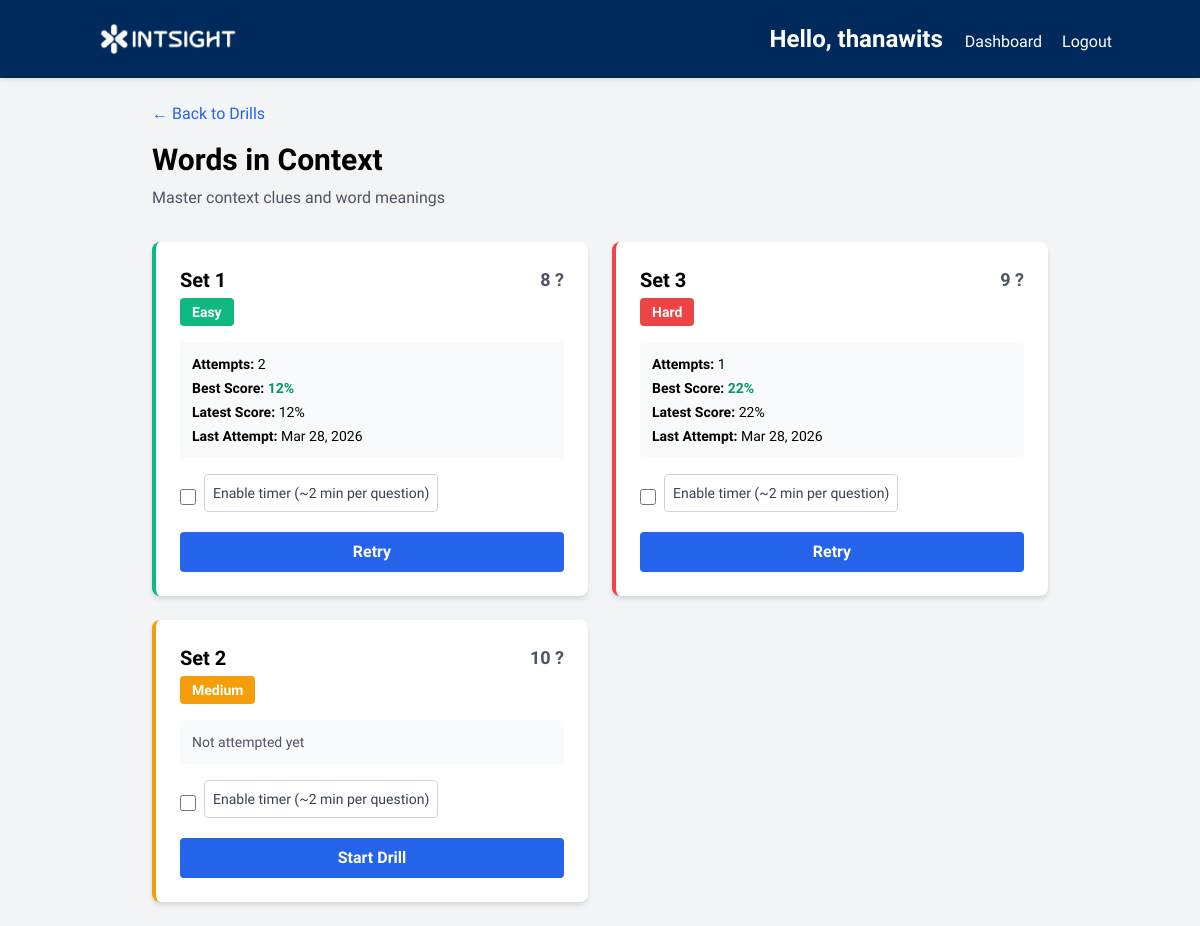
The app's page /drill_topic/Words in Context (signed in) with its own data.
### app.py (models this page shows, shortened)
class DrillSession(db.Model):
    __tablename__ = "drill_sessions"
    id = db.Column(db.Integer, primary_key=True)
    user_id = db.Column(db.Integer, db.ForeignKey('users.id'), nullable=False, index=True)
    drill_set_id = db.Column(db.Integer, db.ForeignKey('drill_sets.id'), nullable=False, index=True)
    start_time = db.Column(db.DateTime, nullable=False, default=datetime.utcnow)
    end_time = db.Column(db.DateTime)
    duration_seconds = db.Column(db.Integer)  # Time taken in seconds
    answers = db.Column(db.Text, nullable=False)  # JSON: {question_id: user_answer}
    correct_count = db.Column(db.Integer)  # Number of correct answers
    total_count = db.Column(db.Integer)  # Total questions
    accuracy_percent = db.Column(db.Float)  # 0-100
    use_timer = db.Column(db.Boolean, default=False)  # Did user enable timer?
    drill_set = db.relationship('DrillSet', backref='sessions')
    user = db.relationship('User', backref='drill_sessions')

class DrillSet(db.Model):
    __tablename__ = "drill_sets"
    id = db.Column(db.Integer, primary_key=True)
    topic_name = db.Column(db.String(100), nullable=False, index=True)  # e.g., "Words in Context"
    skill_name = db.Column(db.String(100), nullable=False)  # Same as topic for now
    section_type = db.Column(db.String(20), nullable=False)  # 'verbal' or 'math'
    set_number = db.Column(db.Integer, nullable=False)  # 1, 2, 3...
    difficulty = db.Column(db.String(20), nullable=False)  # 'Easy', 'Medium', 'Hard'
    num_questions = db.Column(db.Integer, nullable=False)
    question_ids = db.Column(db.Text, nullable=False)  # JSON array of question IDs
    description = db.Column(db.Text)
    created_at = db.Column(db.DateTime, default=datetime.utcnow)
    __table_args__ = (
        db.Index('ix_drill_topic_difficulty', 'topic_name', 'difficulty'),
    )

### app.py (the view)
@app.route('/drill_topic/<topic_name>', methods=['GET'])
def drill_topic(topic_name):
    if 'user_id' not in session:
        flash('Please log in.')
        return redirect(url_for('login'))
    drill_sets = get_drill_sets_for_topic(topic_name)
    if not drill_sets:
        flash(f'No drill sets found for {topic_name}.')
        return redirect(url_for('drill_select'))
    user_id = session['user_id']
    sets_with_history = []
    for drill_set in drill_sets:
        history = DrillSession.query.filter_by(
            user_id=user_id,
            drill_set_id=drill_set.id
        ).order_by(DrillSession.start_time.desc()).all()
        sets_with_history.append({
            'drill_set': drill_set,
            'attempts': len(history),
            'best_score': max([h.accuracy_percent for h in history]) if history else None,
            'latest_score': history[0].accuracy_percent if history else None,
            'latest_date': history[0].start_time if history else None,
        })
    drill_sets_data = DRILL_SETS_DATA.get(topic_name, {})
    description = drill_sets_data.get('description', '')
    return render_template('drill_topic.html',
                         topic_name=topic_name,
                         description=description,
                         sets_with_history=sets_with_history)

### app.py (called while the page is built)
def get_drill_sets_for_topic(topic_name):
    return DrillSet.query.filter_by(topic_name=topic_name).order_by(
        DrillSet.difficulty,
        DrillSet.set_number
    ).all()

### templates/drill_topic.html
{% extends 'base.html' %}
{% block content %}
<div class="max-w-4xl mx-auto">
    <div class="mb-8">
        <a href="{{ url_for('drill_select') }}" class="text-blue-600 hover:underline">← Back to Drills</a>
        <h2 class="text-3xl font-bold mt-4 mb-2">{{ topic_name }}</h2>
        <p class="text-gray-600">{{ description }}</p>
    </div>
    <div class="grid grid-cols-1 md:grid-cols-2 gap-6">
        {% for item in sets_with_history %}
        {% set set = item.drill_set %}
        <div class="bg-white rounded-lg shadow-md p-6 border-l-4 {% if set.difficulty == 'Easy' %}border-green-500{% elif set.difficulty == 'Medium' %}border-yellow-500{% else %}border-red-500{% endif %}">
            <div class="flex justify-between items-start mb-4">
                <div>
                    <h3 class="text-xl font-bold mb-1">Set {{ set.set_number }}</h3>
                    <span class="inline-block px-3 py-1 rounded text-white text-sm font-semibold
                        {% if set.difficulty == 'Easy' %}bg-green-500
                        {% elif set.difficulty == 'Medium' %}bg-yellow-500
                        {% else %}bg-red-500
                        {% endif %}">
                        {{ set.difficulty }}
                    </span>
                </div>
                <span class="text-lg font-bold text-gray-600">{{ set.num_questions }} ?</span>
            </div>
            <div class="bg-gray-50 rounded p-3 mb-4">
                {% if item.attempts == 0 %}
                <p class="text-gray-600 text-sm">Not attempted yet</p>
                {% else %}
                <div class="space-y-1 text-sm">
                    <p><strong>Attempts:</strong> {{ item.attempts }}</p>
                    {% if item.best_score %}
                    <p><strong>Best Score:</strong> <span class="text-green-600 font-semibold">{{ item.best_score|round(0)|int }}%</span></p>
                    {% endif %}
                    {% if item.latest_score %}
                    <p><strong>Latest Score:</strong> <span>{{ item.latest_score|round(0)|int }}%</span></p>
                    {% endif %}
                    {% if item.latest_date %}
                    <p><strong>Last Attempt:</strong> {{ item.latest_date.strftime('%b %d, %Y') }}</p>
                    {% endif %}
                </div>
                {% endif %}
            </div>
            <form method="POST" action="{{ url_for('drill_start', drill_set_id=set.id) }}" class="space-y-3">
                <div class="flex items-center space-x-2">
                    <input type="checkbox" id="timer-{{ set.id }}" name="use_timer" value="true"
                           class="w-4 h-4 rounded">
                    <label for="timer-{{ set.id }}" class="text-sm text-gray-700">Enable timer (~2 min per question)</label>
                </div>
                <button type="submit"
                        class="w-full bg-blue-600 text-white px-4 py-2 rounded font-semibold hover:bg-blue-700 transition">
                    {% if item.attempts > 0 %}Retry{% else %}Start Drill{% endif %}
                </button>
            </form>
        </div>
        {% endfor %}
    </div>
</div>
{% endblock %}

### static/css/style.css (style rules this page uses)
body { min-height: 100vh; display: flex; flex-direction: column; font-family: "Anuphan", sans-serif !important; }
label { display: flex; align-items: center; padding: 8px; border: 1px solid #d1d5db; border-radius: 4px; margin-bottom: 8px; }

### records on screen
DrillSession: attempts "2", best_score "12", latest_score "12", latest_date "Mar 28, 2026", shows "Retry"
DrillSet: set_number "1", difficulty "Easy", num_questions "8"
DrillSession: attempts "1", best_score "22", latest_score "22", latest_date "Mar 28, 2026", shows "Retry"
DrillSet: set_number "3", difficulty "Hard", num_questions "9"
DrillSet: set_number "2", difficulty "Medium", num_questions "10"

### other values on screen
{{ session.username }} "thanawits"
{{ topic_name }} "Words in Context"
{{ description }} "Master context clues and word meanings"
